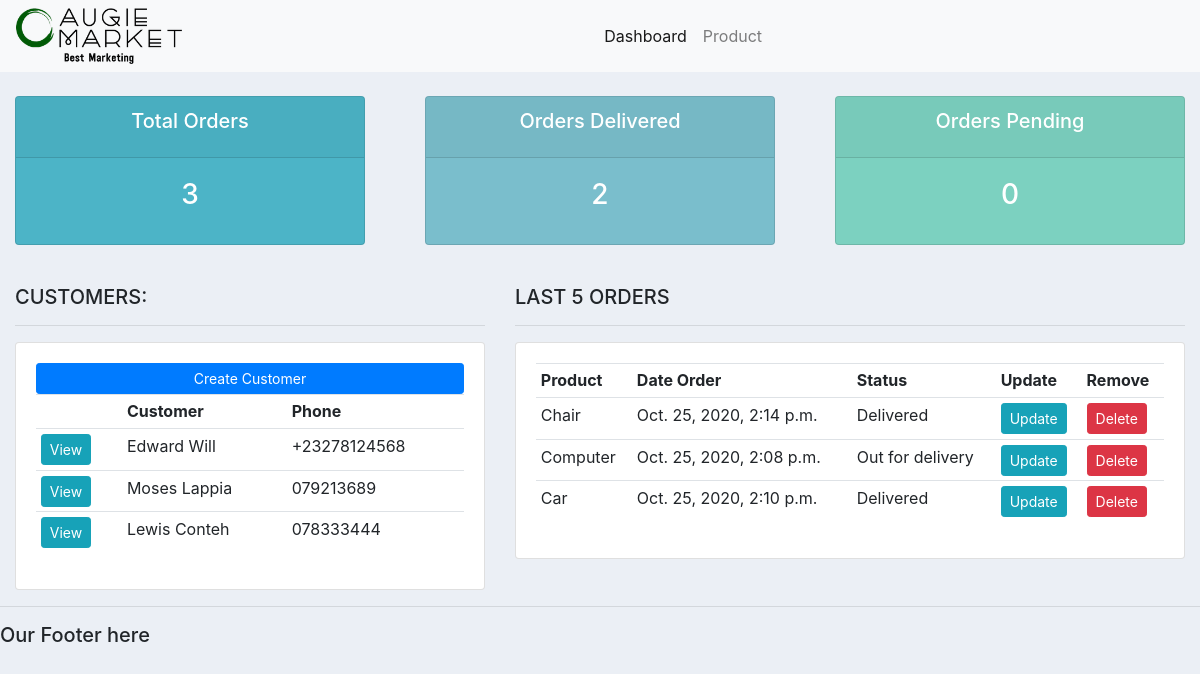
The app's page /, older data.
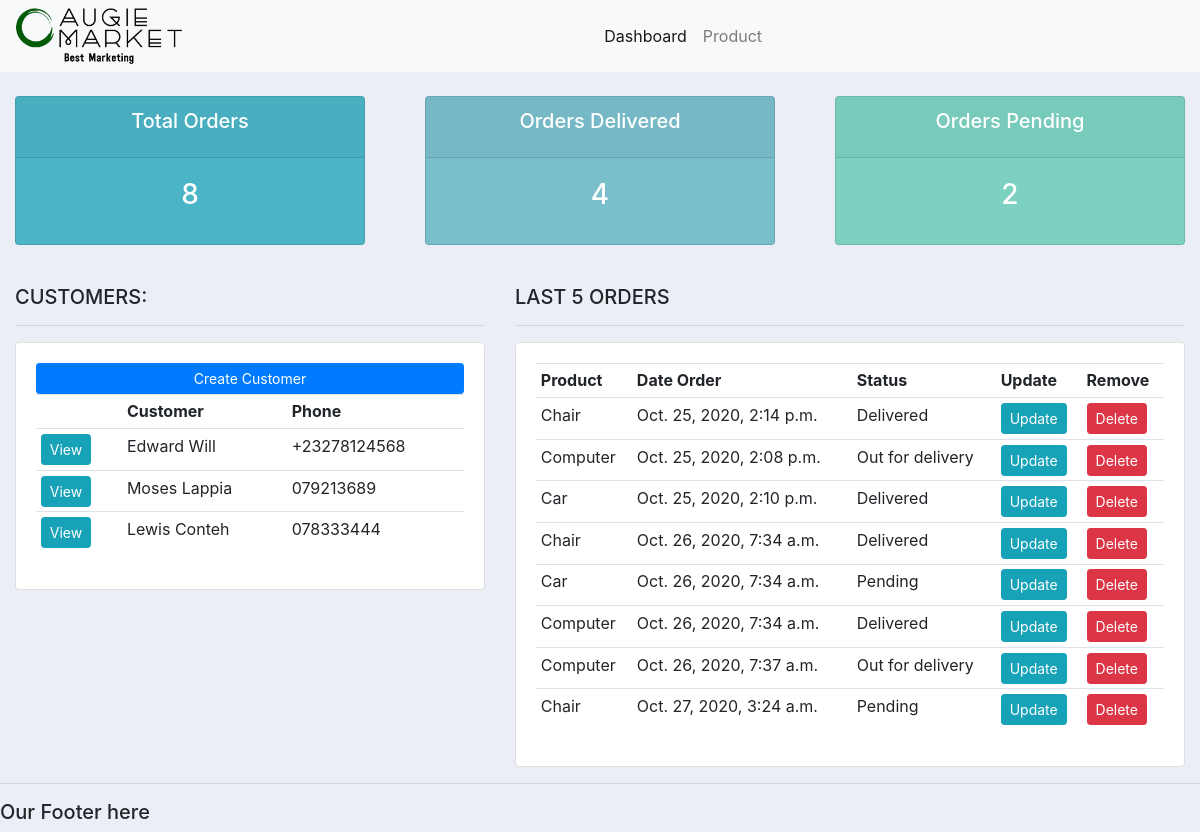
The same page, newer data.
### accounts/models.py (models this page shows, shortened)
class Customer(models.Model):
    name = models.CharField(max_length=200, null=True)
    phone_number = models.CharField(max_length=50, null=True)
    email = models.CharField(max_length=100, null=True)
    date_created = models.DateTimeField(auto_now=True, null=True)

class Order(models.Model):
    STATUS = (('Pending', 'Pending'), ('Out for delivery', 'Out for delivery'), ('Delivered', 'Delivered'))
    product = models.ForeignKey(Product, null=True,on_delete=models.SET_NULL)
    customer = models.ForeignKey(Customer, null=True,on_delete=models.SET_NULL)
    date_created = models.DateTimeField(auto_now=True, null=True)
    status = models.CharField(max_length=200, null=True, choices=STATUS)

class Product(models.Model):
    CATEGORY = (('Indoor', 'Indoor'), ('Outdoor', 'Outdoor'))
    product_name = models.CharField(max_length=200, null=True)
    price = models.FloatField(null=True)
    category = models.CharField(max_length=200, null=True, choices=CATEGORY)
    description = models.CharField(max_length=200, null=True, blank=True)
    date_created = models.DateTimeField(auto_now=True, null=True)
    tags = models.ManyToManyField(Tag)
    def __str__(self):
        return self.product_name

### accounts/views.py (the view)
# urls.py: path('', views.home, name = 'home'),
def home(request):
    orders = Order.objects.all()
    customers = Customer.objects.all()
    total_customers = customers.count()
    total_orders = orders.count()
    delivered = orders.filter(status='Delivered').count()
    pending = orders.filter(status='Pending').count()
    context = {
        'orders': orders,
        'customers': customers,
        'total_customers': total_customers,
        'total_orders': total_orders,
        'delivered': delivered,
        'pending': pending
        }
    return render(request, 'accounts/dashboard.html', context)

### accounts/templates/accounts/dashboard.html
{% extends 'accounts/main.html' %}
{% block content %}
{% include 'accounts/status.html' %}
<br>
    <div class="container-fluid">
        <div class="row">
            <div class="col-md-5">
                <h5>CUSTOMERS:</h5>
                <hr>
                <div class="card card-body">
                    <a class="btn btn-primary btn-sm btn-block" href="">Create Customer</a>
                    <table class="table table-sm">
                        <tr>
                            <th></th>
                            <th>Customer</th>
                            <th>Phone</th>
                        </tr>
                        {% for customer in customers%}
                            <tr>
                                <td><a class="btn btn-sm btn-info" href="{% url 'customer' customer.id %}"> View </a></td>
                                <td>{{customer.name}}</td>
                                <td>{{customer.phone_number}}</td>
                            </tr>
                        {% endfor %}
                    </table>
                </div>
            </div>
            <div class="col-md-7">
                <h5>LAST 5 ORDERS</h5>
                <hr>
                <div class="card card-body">
                    <table class="table table-sm">
                        <tr>
                            <th>Product</th>
                            <th>Date Order</th>
                            <th>Status</th>
                            <th>Update</th>
                            <th>Remove</th>
                        </tr>
                        {% for order in orders %}
                            <tr>
                                <td>{{order.product}}</td>
                                <td>{{order.date_created}}</td>
                                <td>{{order.status}}</td>
                                <td><a class="btn btn-sm btn-info" href="{% url 'update_order' order.id %}">Update</a></td>
                                <td><a class="btn btn-sm btn-danger" href="{% url 'delete_order' order.id %}">Delete</a></td>
                            </tr>
                        {% endfor %}
                    </table>
                </div>
            </div>
        </div>
    </div>
{% endblock  %}

### accounts/templates/accounts/main.html (shortened to what this page needs)
{% load static %}
<!DOCTYPE html>
<html lang="en">
<head>
    <link rel="stylesheet" href="https://stackpath.bootstrapcdn.com/bootstrap/4.5.2/css/bootstrap.min.css">
    <link rel="stylesheet" href="{% static '/css/main.css' %}">
</head>
<body>
    {% include 'accounts/navbar.html' %}
    {% block content %}
    {% endblock  %}
    <hr>
    <h5>Our Footer here</h5>
</body>
</html>

### accounts/templates/accounts/navbar.html (shortened to what this page needs)
{% load static %}
<nav class="navbar navbar-expand-lg navbar-light bg-light">
    <img src="{% static 'images/logo.png'%}" alt="Logo Images" id="logo" height="80px">
    <div class="collapse navbar-collapse justify-content-center" id="navbarNavDropdown">
        <ul class="navbar-nav">
            <li class="nav-item active">
                <a class="nav-link" href="{% url 'home' %}">Dashboard</a>
            </li>
            <li class="nav-item">
                <a class="nav-link" href="{% url 'product' %}">Product</a>
            </li>
        </ul>
    </div>
</nav>

### accounts/templates/accounts/status.html
<br>
<div class="row">
    <div class="col">
        <div class="col-md">
            <div class="card text-center text-white mb-3" id="total-orders">
                <div class="card-header">
                    <h5 class="card-title">Total Orders</h5>
                </div>
                <div class="card-body">
                    <h3 class="card-title">{{total_orders}}</h3>
                </div>
            </div>
        </div>
    </div>
    <div class="col">
        <div class="col-md">
            <div class="card text-center text-white mb-3" id="orders-delivered">
                <div class="card-header">
                    <h5 class="card-title">Orders Delivered</h5>
                </div>
                <div class="card-body">
                    <h3 class="card-title">{{delivered}}</h3>
                </div>
            </div>
        </div>
    </div>
    <div class="col">
        <div class="col-md">
            <div class="card text-center text-white mb-3" id="orders-pending">
                <div class="card-header">
                    <h5 class="card-title">Orders Pending</h5>
                </div>
                <div class="card-body">
                    <h3 class="card-title">{{pending}}</h3>
                </div>
            </div>
        </div>
    </div>
</div>

### static/css/main.css (style rules this page uses)
body { background-color: #ebeff5; }
#logo { height: 3.5em; }
#total-orders { background-color: #4cb4c7; }
#orders-delivered { background-color: #7abecc; }
#orders-pending { background-color: #7CD1C0; }

Row changes from the older to the newer data that the page shows:
added Order: product "Chair", date_created "Oct. 26, 2020, 7:34 a.m.", status "Delivered"
added Order: product "Car", date_created "Oct. 26, 2020, 7:34 a.m.", status "Pending"
added Order: product "Computer", date_created "Oct. 26, 2020, 7:34 a.m.", status "Delivered"
added Order: product "Computer", date_created "Oct. 26, 2020, 7:37 a.m.", status "Out for delivery"
added Order: product "Chair", date_created "Oct. 27, 2020, 3:24 a.m.", status "Pending"
Text that changed along with them:
{{ total_orders }}: "3" → "8"
{{ delivered }}: "2" → "4"
{{ pending }}: "0" → "2"
